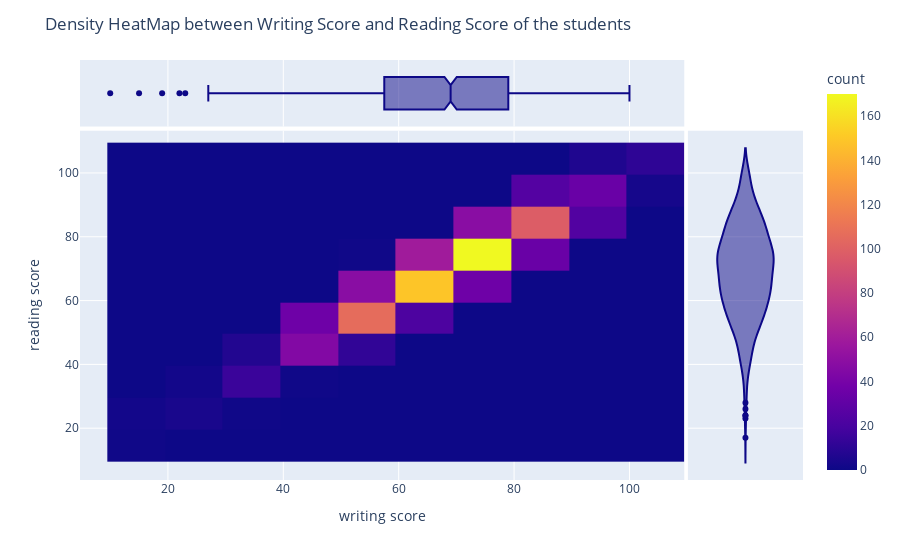

The code cell stored with this chart in its notebook:
### Code cell
fig = px.density_heatmap(data, x="writing score", y="reading score", marginal_x="box", marginal_y="violin")
fig.update_layout(title='Density HeatMap between Writing Score and Reading Score of the students')
iplot(fig)

### Figure 1 — Plotly figure (JSON) as saved in the notebook; plotly's stock layout.template omitted (floating-point values rounded to 4 significant figures; data arrays with more than 128 entries replaced by an {"elided": "..."} marker saying what was removed)
{"data": [{"coloraxis": "coloraxis", "hovertemplate": "writing score=%{x}<br>reading score=%{y}<br>count=%{z}<extra></extra>", "name": "", "type": "histogram2d", "x": {"elided": "1000 int values"}, "xaxis": "x", "xbingroup": "x", "y": {"elided": "1000 int values"}, "yaxis": "y", "ybingroup": "y"}, {"alignmentgroup": "True", "hovertemplate": "writing score=%{x}<extra></extra>", "legendgroup": "", "marker": {"color": "#0d0887"}, "name": "", "notched": true, "offsetgroup": "", "showlegend": false, "type": "box", "x": {"elided": "1000 int values"}, "xaxis": "x3", "yaxis": "y3"}, {"alignmentgroup": "True", "hovertemplate": "reading score=%{y}<extra></extra>", "legendgroup": "", "marker": {"color": "#0d0887"}, "name": "", "offsetgroup": "", "scalegroup": "y", "showlegend": false, "type": "violin", "xaxis": "x2", "y": {"elided": "1000 int values"}, "yaxis": "y2"}], "layout": {"coloraxis": {"colorbar": {"title": {"text": "count"}}, "colorscale": [[0, "#0d0887"], [0.1111, "#46039f"], [0.2222, "#7201a8"], [0.3333, "#9c179e"], [0.4444, "#bd3786"], [0.5556, "#d8576b"], [0.6667, "#ed7953"], [0.7778, "#fb9f3a"], [0.8889, "#fdca26"], [1, "#f0f921"]]}, "legend": {"tracegroupgap": 0}, "margin": {"t": 60}, "title": {"text": "Density HeatMap between Writing Score and Reading Score of the students"}, "xaxis": {"anchor": "y", "domain": [0, 0.8358], "title": {"text": "writing score"}}, "xaxis2": {"anchor": "y2", "domain": [0.8408, 1], "matches": "x2", "showgrid": false, "showline": false, "showticklabels": false, "ticks": ""}, "xaxis3": {"anchor": "y3", "domain": [0, 0.8358], "matches": "x", "showgrid": true, "showticklabels": false}, "xaxis4": {"anchor": "y4", "domain": [0.8408, 1], "matches": "x2", "showgrid": false, "showline": false, "showticklabels": false, "ticks": ""}, "yaxis": {"anchor": "x", "domain": [0, 0.8316], "title": {"text": "reading score"}}, "yaxis2": {"anchor": "x2", "domain": [0, 0.8316], "matches": "y", "showgrid": true, "showticklabels": false}, "yaxis3": {"anchor": "x3", "domain": [0.8416, 1], "matches": "y3", "showgrid": false, "showline": false, "showticklabels": false, "ticks": ""}, "yaxis4": {"anchor": "x4", "domain": [0.8416, 1], "matches": "y3", "showgrid": true, "showline": false, "showticklabels": false, "ticks": ""}}}
